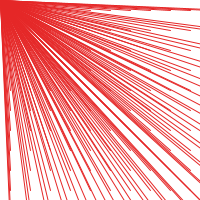
Frame 1 (no input)
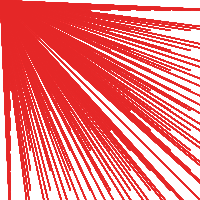
Frame 60 (the mouse pressed at the canvas centre just before this capture)
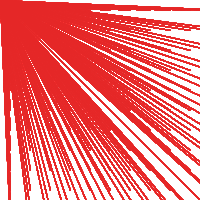
Frame 120 (the mouse held since frame 60 and released just before this capture)

The Processing sketch that drew these frames (run headless with seeded random() and noise(); from frame 60 on, the mouse is pressed at the canvas centre):

// Processing sketch: processing_93104
// ── processing_93104.pde

void setup (){
size (200,200);
background (255);
}

void draw()
{
  stroke (229,39,39);
  strokeWeight (1);
  for (int mouseX=10; mouseX <250; mouseX=mouseX+20) 
  for (int mouseY= 10; mouseY <250; mouseY= mouseY+20)
line(0,0, mouseX, mouseY);
}
